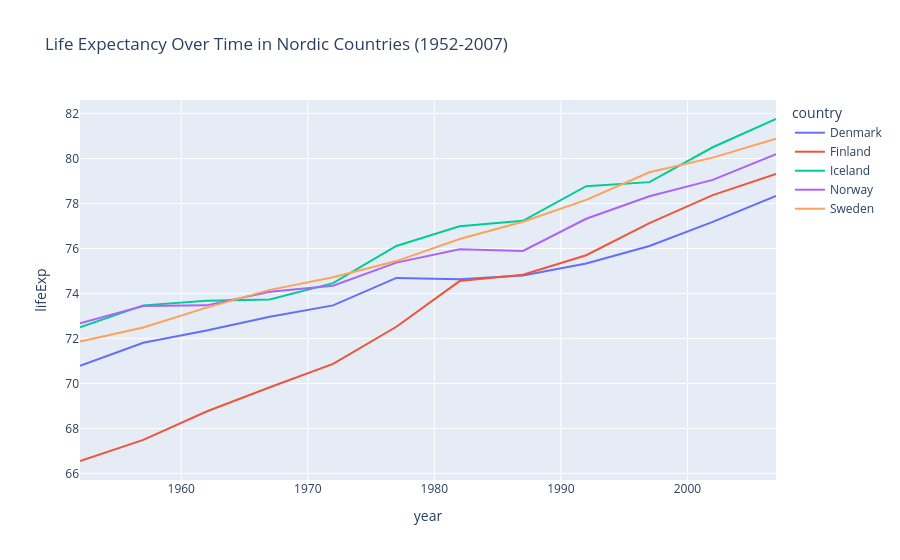

Notebook cell for this chart:
### Code cell
fig = px.line(nordic_df, x='year', y='lifeExp', title='Life Expectancy Over Time in Nordic Countries (1952-2007)', 
              color='country', hover_name='pop')
fig.show()

### Figure 1 — Plotly figure (JSON) as saved in the notebook; plotly's stock layout.template omitted (floating-point values rounded to 4 significant figures)
{"data": [{"hovertemplate": "<b>%{hovertext}</b><br><br>country=Denmark<br>year=%{x}<br>lifeExp=%{y}<extra></extra>", "hovertext": [4334000.0, 4488000.0, 4647000.0, 4839000.0, 4992000.0, 5088000.0, 5118000.0, 5127000.0, 5171000.0, 5284000.0, 5375000.0, 5468000.0], "legendgroup": "Denmark", "line": {"color": "#636efa", "dash": "solid"}, "marker": {"symbol": "circle"}, "mode": "lines", "name": "Denmark", "orientation": "v", "showlegend": true, "type": "scatter", "x": [1952, 1957, 1962, 1967, 1972, 1977, 1982, 1987, 1992, 1997, 2002, 2007], "xaxis": "x", "y": [70.78, 71.81, 72.35, 72.96, 73.47, 74.69, 74.63, 74.8, 75.33, 76.11, 77.18, 78.33], "yaxis": "y"}, {"hovertemplate": "<b>%{hovertext}</b><br><br>country=Finland<br>year=%{x}<br>lifeExp=%{y}<extra></extra>", "hovertext": [4090000.0, 4324000.0, 4491000.0, 4606000.0, 4640000.0, 4739000.0, 4827000.0, 4932000.0, 5041000.0, 5134000.0, 5193000.0, 5238000.0], "legendgroup": "Finland", "line": {"color": "#EF553B", "dash": "solid"}, "marker": {"symbol": "circle"}, "mode": "lines", "name": "Finland", "orientation": "v", "showlegend": true, "type": "scatter", "x": [1952, 1957, 1962, 1967, 1972, 1977, 1982, 1987, 1992, 1997, 2002, 2007], "xaxis": "x", "y": [66.55, 67.49, 68.75, 69.83, 70.87, 72.52, 74.55, 74.83, 75.7, 77.13, 78.37, 79.31], "yaxis": "y"}, {"hovertemplate": "<b>%{hovertext}</b><br><br>country=Iceland<br>year=%{x}<br>lifeExp=%{y}<extra></extra>", "hovertext": [148000.0, 165100.0, 182100.0, 198700.0, 209300.0, 221800.0, 234000.0, 244700.0, 259000.0, 271200.0, 288000.0, 301900.0], "legendgroup": "Iceland", "line": {"color": "#00cc96", "dash": "solid"}, "marker": {"symbol": "circle"}, "mode": "lines", "name": "Iceland", "orientation": "v", "showlegend": true, "type": "scatter", "x": [1952, 1957, 1962, 1967, 1972, 1977, 1982, 1987, 1992, 1997, 2002, 2007], "xaxis": "x", "y": [72.49, 73.47, 73.68, 73.73, 74.46, 76.11, 76.99, 77.23, 78.77, 78.95, 80.5, 81.76], "yaxis": "y"}, {"hovertemplate": "<b>%{hovertext}</b><br><br>country=Norway<br>year=%{x}<br>lifeExp=%{y}<extra></extra>", "hovertext": [3328000.0, 3492000.0, 3639000.0, 3786000.0, 3933000.0, 4043000.0, 4115000.0, 4186000.0, 4286000.0, 4406000.0, 4536000.0, 4628000.0], "legendgroup": "Norway", "line": {"color": "#ab63fa", "dash": "solid"}, "marker": {"symbol": "circle"}, "mode": "lines", "name": "Norway", "orientation": "v", "showlegend": true, "type": "scatter", "x": [1952, 1957, 1962, 1967, 1972, 1977, 1982, 1987, 1992, 1997, 2002, 2007], "xaxis": "x", "y": [72.67, 73.44, 73.47, 74.08, 74.34, 75.37, 75.97, 75.89, 77.32, 78.32, 79.05, 80.2], "yaxis": "y"}, {"hovertemplate": "<b>%{hovertext}</b><br><br>country=Sweden<br>year=%{x}<br>lifeExp=%{y}<extra></extra>", "hovertext": [7125000.0, 7364000.0, 7562000.0, 7868000.0, 8122000.0, 8252000.0, 8325000.0, 8421000.0, 8719000.0, 8898000.0, 8954000.0, 9031000.0], "legendgroup": "Sweden", "line": {"color": "#FFA15A", "dash": "solid"}, "marker": {"symbol": "circle"}, "mode": "lines", "name": "Sweden", "orientation": "v", "showlegend": true, "type": "scatter", "x": [1952, 1957, 1962, 1967, 1972, 1977, 1982, 1987, 1992, 1997, 2002, 2007], "xaxis": "x", "y": [71.86, 72.49, 73.37, 74.16, 74.72, 75.44, 76.42, 77.19, 78.16, 79.39, 80.04, 80.88], "yaxis": "y"}], "layout": {"legend": {"title": {"text": "country"}, "tracegroupgap": 0}, "title": {"text": "Life Expectancy Over Time in Nordic Countries (1952-2007)"}, "xaxis": {"anchor": "y", "domain": [0, 1], "title": {"text": "year"}}, "yaxis": {"anchor": "x", "domain": [0, 1], "title": {"text": "lifeExp"}}}}
